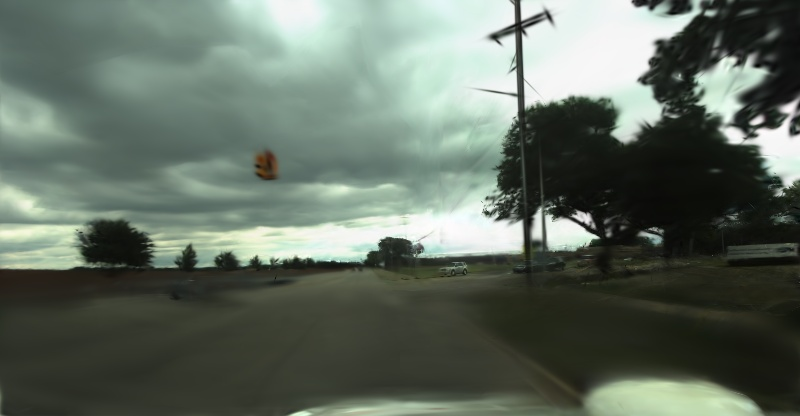
#> input picture examples/single_img_data/mcgs_fav_imgs/000000.jpg, 800 x 416 px
$ python create_video.py --input_folder ../../single_img_data/mcgs_fav_imgs
#> lines starting #> are read from the running program, lines starting #| are printed output that depends on the picture
import argparse
from pathlib import Path
from PIL import Image, ImageDraw, ImageFont
import imageio
import numpy as np


def filename_to_caption(filename):
    """
    Example:
    output_timestep_199.png
    ->
    noise-level: 199
    """
    stem = Path(filename).stem

    if stem.startswith("output_timestep_"):
        value = stem.replace("output_timestep_", "")
        return f"noise-level: {value}"

    return stem


def add_caption(image_path, caption, caption_height, font_size):
#> called with caption = '000000', caption_height = 80, font_size = 72
    img = Image.open(image_path).convert("RGB")
#> img is the input picture: PIL image 800x416 RGB; mean R, G, B 98.4, 109.6, 98.3
    width, height = img.size
#> width = 800; height = 416

    # Create canvas with extra space for caption
    canvas = Image.new(
        "RGB",
        (width, height + caption_height),
        color="white"
    )
#> canvas: PIL image 800x496 RGB; every value is 255

    draw = ImageDraw.Draw(canvas)

    try:
        font = ImageFont.truetype("/usr/share/fonts/truetype/dejavu/DejaVuSans.ttf", font_size)
    except:
        font = ImageFont.load_default()

    bbox = draw.textbbox((0, 0), caption, font=font)
#> bbox = (0, 14, 275, 68)
    text_width = bbox[2] - bbox[0]
#> text_width = 275
    text_height = bbox[3] - bbox[1]
#> text_height = 54

    text_x = (width - text_width) // 2
#> text_x = 262
    text_y = (caption_height - text_height) // 2
#> text_y = 13

    draw.text(
        (text_x, text_y),
        caption,
        fill="black",
        font=font
    )


    canvas.paste(img, (0, caption_height))
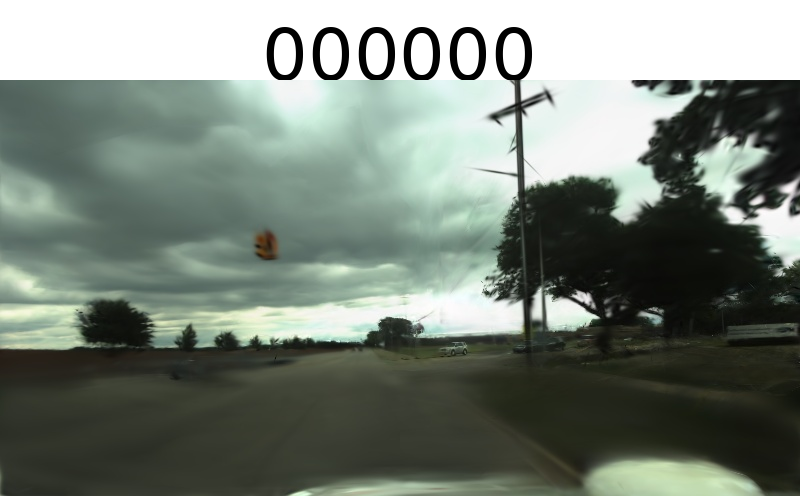
#> canvas: PIL image 800x496 RGB; mean R, G, B 120.4, 129.8, 120.3

    return np.array(canvas)


def create_video(input_folder, fps, caption_height, font_size):
    input_folder = Path(input_folder)

    if not input_folder.exists():
        print(f"Folder does not exist: {input_folder}")
        return

    output_video = f"{input_folder.name}.mp4"

    def extract_suffix_number(path):
        """
        Example:
        output_timestep_49.png -> 49

        If parsing fails, return a large number so fallback sorting still works.
        """
        try:
            stem = path.stem  # output_timestep_49
            return int(stem.split("_")[-1])
        except:
            return float("inf")

    image_paths = [
        p for p in input_folder.iterdir()
        if p.suffix.lower() in [".png", ".jpg", ".jpeg"]
    ]

    # First try sorting by numeric suffix, fallback naturally for failures
    image_paths = sorted(
        image_paths,
        key=lambda p: (extract_suffix_number(p), p.name)
    )

    if not image_paths:
        print("No images found.")
        return

    frames = []

    for img_path in image_paths:
        caption = filename_to_caption(img_path.name)

        print(f"Processing: {img_path.name} -> {caption}")
        frame = add_caption(
            img_path,
            caption,
            caption_height,
            font_size
        )
        frames.append(frame)
#> pass 2 of the loop in create_video, `for img_path in image_paths:`:
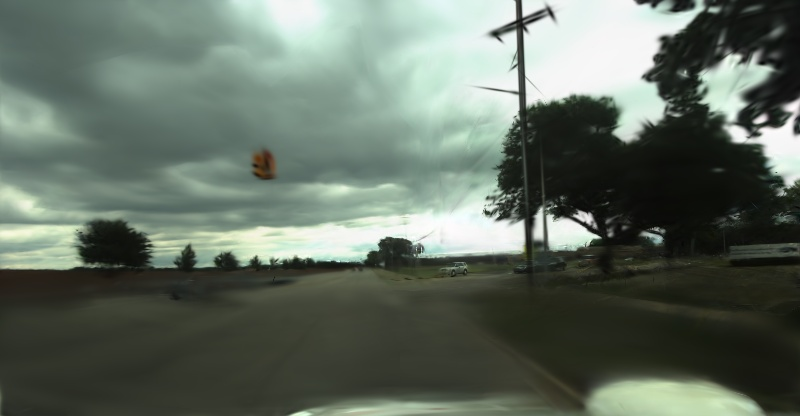
#> input picture examples/single_img_data/mcgs_fav_imgs/000001.jpg, 800 x 416 px
#> in add_caption, img is the input picture: PIL image 800x416 RGB; mean R, G, B 98.4, 109.7, 98.3
#> in add_caption (call 2), `canvas.paste(img, (0, caption_height))`:
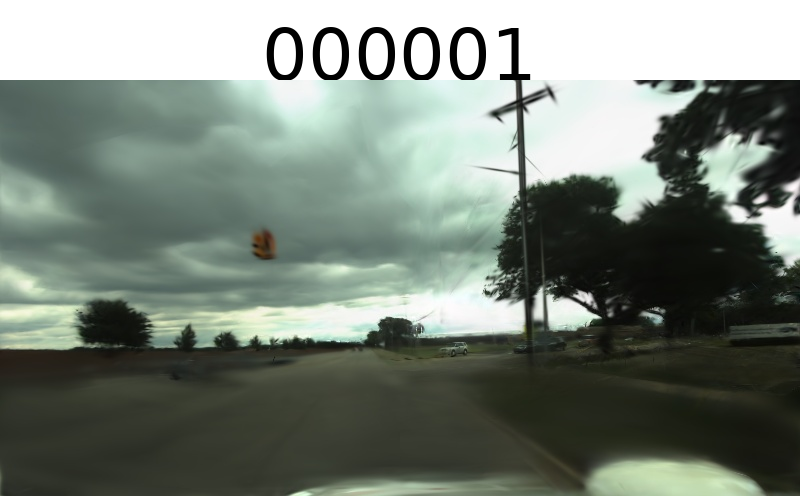
#> canvas: PIL image 800x496 RGB; mean R, G, B 120.6, 130, 120.5

    print(f"Saving video to: {output_video}")

    writer = imageio.get_writer(output_video, fps=fps)

    for frame in frames:
        writer.append_data(frame)
#> this loop made 1 pass

    writer.close()

    print("Done!")


def main():
    parser = argparse.ArgumentParser()

    parser.add_argument(
        "-i", "--input_folder",
        type=str,
        required=True,
        help="Path to folder containing images"
    )

    parser.add_argument(
        "-f", "--fps",
        type=int,
        default=0.5,
        help="Frames per second for output video (default: 0.5)"
    )

    parser.add_argument(
        "-c", "--caption_height",
        type=int,
        default=80,
        help="Height of caption area below image (default: 80)"
    )

    parser.add_argument(
        "-s", "--font_size",
        type=int,
        default=72,
        help="Font size for caption text (default: 32)"
    )

    args = parser.parse_args()

    create_video(
        input_folder=args.input_folder,
        fps=args.fps,
        caption_height=args.caption_height,
        font_size=args.font_size
    )


if __name__ == "__main__":
#> (the run stopped early here; a loop or call above may not have finished)
